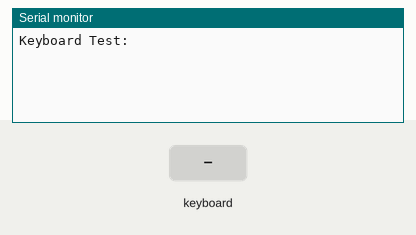
This sketch was run on a simulated Arduino Uno, built with avr-gcc and run on an emulated ATmega328P. Shown: the last lines printed to the serial monitor. Inputs (shaded band) come from the test bench.

Above: at 2.2 s.
2.3 s: PS/2 keyboard text "1" received
At 3.4 s:
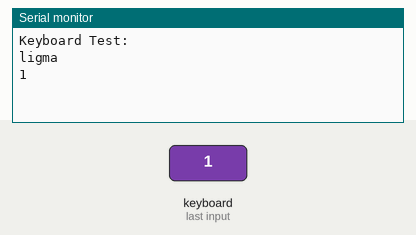
3.8 s: PS/2 keyboard text "a" received
At 4.6 s:
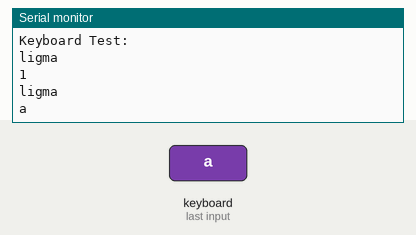

The sketch:

ps2interface.ino
```cpp
#include <PS2Keyboard.h>

const int DataPin = 8;
const int IRQpin = 3;

PS2Keyboard keyboard;

const int MAX_BUFF_LENGTH = 100; // TODO
char currentBuffer[MAX_BUFF_LENGTH];
int currentIdx = 0; // current position in currentBuffer

void setup()
{
    delay(1000);
    keyboard.begin(DataPin, IRQpin);
    Serial.begin(9600);
    Serial.println("Keyboard Test:");
}

void dispatchMessage()
{
    for (int i = 0; i < currentIdx; i++)
    {
        char curr = currentBuffer[i];
        Serial.print(curr);
        Serial.println();
        // TODO dispatch `curr` to LEDs
    }
}

void loop()
{
    if (keyboard.available())
    {
        Serial.println("ligma");
        char typed = keyboard.read();
        Serial.println(typed);
        if (typed != -1)
        {
            // new character to be typed
            if ('a' <= typed && typed <= 'z')
            {
                currentBuffer[currentIdx] = typed;
                currentIdx += 1;
            }
            if ('A' <= typed && typed <= 'Z')
            {
                currentBuffer[currentIdx] = typed + 'a' - 'A'; // convert to lowercase
                currentIdx += 1;
            }
            if (currentIdx == MAX_BUFF_LENGTH || typed == PS2_ENTER)
            {
                dispatchMessage();
                currentIdx = 0;
            }
        }
    }
    else
    {
        //Serial.println("Keyboard not available!");
    }
    delay(50);
}
```

Measured:
- after the input at 2.3 s, the serial monitor: prints a new line at once (image 1)
- after the input at 3.8 s, the serial monitor: prints a new line at once (image 2)
